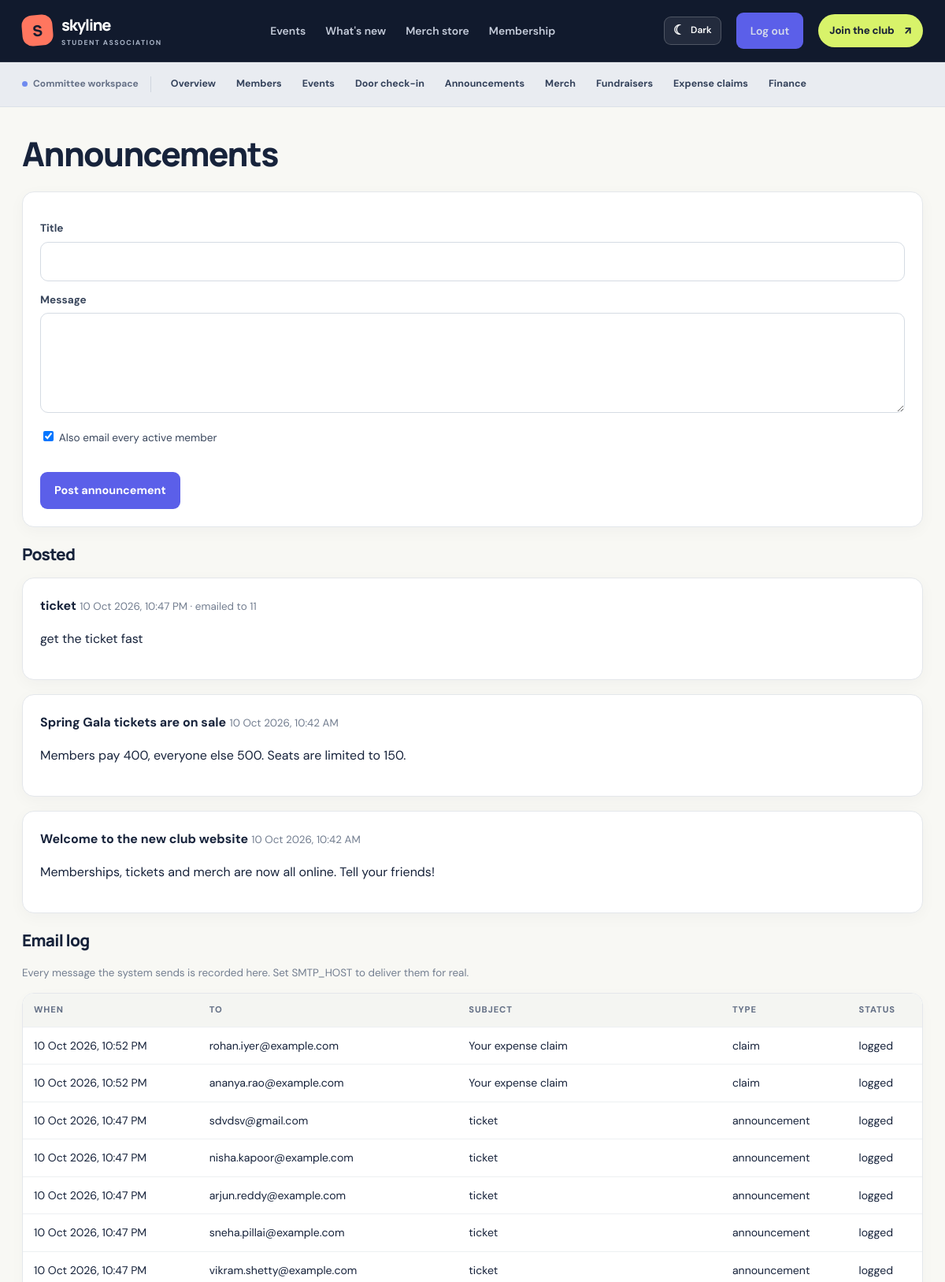
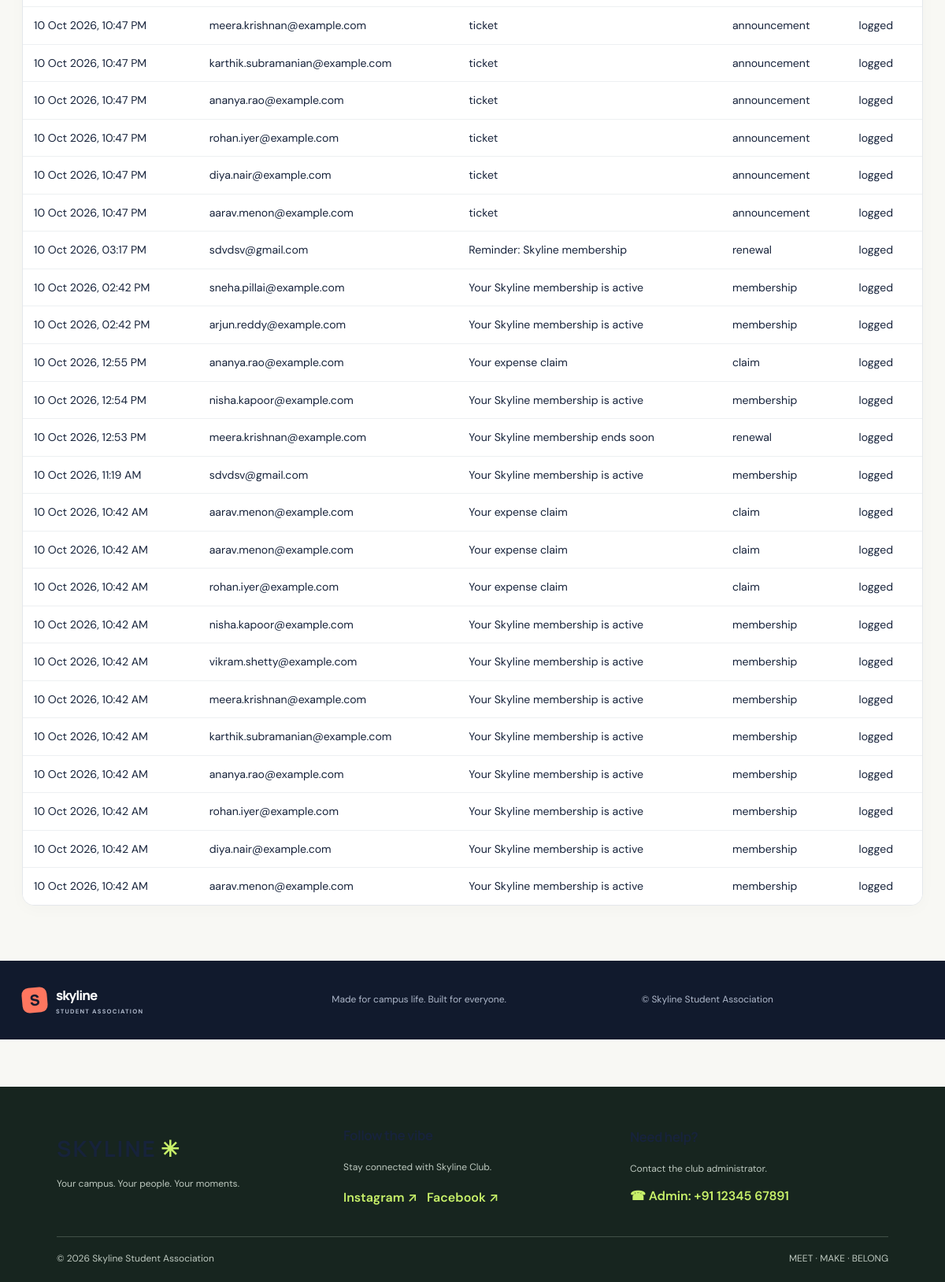
The page /admin/announcements (signed in) on the database its author committed (2 pictures, top to bottom).
### tables this page shows
CREATE TABLE announcements (
    id INTEGER PRIMARY KEY,
    title TEXT NOT NULL,
    body TEXT NOT NULL,
    created_at TEXT NOT NULL,
    emailed INTEGER NOT NULL DEFAULT 0
);

CREATE TABLE outbox (
    id INTEGER PRIMARY KEY,
    to_email TEXT NOT NULL,
    subject TEXT NOT NULL,
    body TEXT NOT NULL,
    kind TEXT NOT NULL,
    created_at TEXT NOT NULL,
    status TEXT NOT NULL
);

### app.py (the view, shortened to what this page needs)
@app.route('/admin/announcements', methods=['GET', 'POST'])
@admin_required
def admin_announcements():
    return render_template('admin_announcements.html', posts=query('SELECT * FROM announcements ORDER BY id DESC'),
                           outbox=query('SELECT * FROM outbox ORDER BY id DESC LIMIT 40'))

### app.py (called while the page is built)
@app.context_processor
def inject_csrf_token():
    from flask_wtf.csrf import generate_csrf
    return {"csrf_token": generate_csrf}

@app.template_filter('pretty')
def pretty_filter(value):
    if not value:
        return ''
    try:
        parsed = datetime.fromisoformat(value)
    except ValueError:
        return value
    if 'T' in value or ' ' in value:
        return parsed.strftime('%d %b %Y, %I:%M %p')
    return parsed.strftime('%d %b %Y')

@app.context_processor
def inject_globals():
    return {'is_admin': bool(session.get('admin')), 'status_of': member_status}

def admin_required(view):
    @wraps(view)
    def wrapper(*args, **kwargs):
        if not session.get('admin'):
            return redirect(url_for('login', next=request.full_path.rstrip('?')))
        return view(*args, **kwargs)
    return wrapper

### db.py (called while the page is built)
def get_db():
    if 'db' not in g:
        g.db = sqlite3.connect(DB_PATH)
        g.db.row_factory = sqlite3.Row
        g.db.execute('PRAGMA foreign_keys = ON')
    return g.db

def query(sql, args=(), one=False):
    cur = get_db().execute(sql, args)
    rows = cur.fetchall()
    cur.close()
    if one:
        return rows[0] if rows else None
    return rows

### templates/admin_announcements.html (shortened to what this page needs)
{% extends 'base.html' %}
{% block content %}
<h1>Announcements</h1>
<form method="post" class="card">
  <label>Title</label><input name="title" required>
  <label>Message</label><textarea name="body" rows="4" required></textarea>
  <label style="font-weight:400"><input type="checkbox" name="email_members" value="1" checked> Also email every active member</label><br>
  <button type="submit">Post announcement</button>
</form>
<h2>Posted</h2>
{% for p in posts %}<div class="card"><strong>{{ p.title }}</strong> <span class="muted">{{ p.created_at|pretty }}{% if p.emailed %} · emailed to {{ p.emailed }}{% endif %}</span><p style="white-space:pre-line">{{ p.body }}</p></div>
{% else %}<p class="muted">Nothing posted yet.</p>{% endfor %}
<h2>Email log</h2>
<p class="muted">Every message the system sends is recorded here. Set SMTP_HOST to deliver them for real.</p>
<div class="table-wrap"><table>
  <tr><th>When</th><th>To</th><th>Subject</th><th>Type</th><th>Status</th></tr>
  {% for o in outbox %}<tr><td>{{ o.created_at|pretty }}</td><td>{{ o.to_email }}</td><td>{{ o.subject }}</td><td>{{ o.kind }}</td><td>{{ o.status }}</td></tr>
  {% else %}<tr><td colspan="5" class="muted">No emails yet.</td></tr>{% endfor %}
</table></div>
{% endblock %}

### static/style.css (style rules this page uses)
:root { --ink: #17243b; --ink-deep: #101b31; --ink-soft: #283752; --paper: #f7f7f3; --white: #ffffff; --muted: #747e8e; --line: #e4e7e9; --lime: #d7f36a; --blue: #647df5; --brand: #536de8; --brand-dark: #3c52c5; --ok: #18794e; --warn: #a96510; --bad: #b42332; --shadow: 0 16px 42px rgba(23, 36, 59, .07); }
* { box-sizing: border-box; }
html { scroll-behavior: smooth; }
body { margin: 0; font-family: 'DM Sans', system-ui, -apple-system, 'Segoe UI', sans-serif; background: var(--paper); color: var(--ink); line-height: 1.6; -webkit-font-smoothing: antialiased; }
button, input, select, textarea { font: inherit; }
.btn, button { display: inline-flex; align-items: center; justify-content: center; gap: 12px; min-height: 44px; padding: 11px 17px; border: 1px solid transparent; border-radius: 9px; background: var(--brand); color: #fff; font-size: .9rem; font-weight: 700; cursor: pointer; text-decoration: none; transition: transform .18s ease, background .18s ease, box-shadow .18s ease; }
.muted { color: var(--muted); font-size: .84rem; }
h1, h2, h3, h4 { color: var(--ink); font-family: 'Manrope', sans-serif; letter-spacing: -.035em; }
main h1 { margin: .2em 0 .55em; font-size: clamp(1.9rem, 4vw, 2.65rem); font-weight: 800; line-height: 1.12; }
main h2 { margin: .2em 0 .65em; font-size: 1.3rem; font-weight: 800; }
main p { line-height: 1.65; }
.card { padding: 22px; margin-bottom: 18px; border: 1px solid var(--line); border-radius: 13px; background: #fff; box-shadow: 0 3px 12px rgba(23,36,59,.025); }
label { display: block; margin: 13px 0 6px; color: #39465c; font-size: .85rem; font-weight: 700; }
input, select, textarea { width: 100%; padding: 11px 12px; border: 1px solid #d5dbe3; border-radius: 9px; outline: none; background: #fff; color: var(--ink); transition: border-color .15s ease, box-shadow .15s ease; }
input[type=checkbox], input[type=radio] { width: auto; }
.table-wrap { overflow-x: auto; border: 1px solid var(--line); border-radius: 11px; background: #fff; }
table { width: 100%; border-collapse: collapse; background: #fff; }
th, td { padding: 12px 14px; border-bottom: 1px solid #edf0f2; text-align: left; vertical-align: top; font-size: .88rem; }
th { background: #f2f4f7; color: #657187; font-size: .7rem; font-weight: 800; text-transform: uppercase; letter-spacing: .08em; }
tr:last-child td { border-bottom: 0; }
:root { --ink:#17233b;--ink-deep:#111a2d;--ink-soft:#293854;--paper:#f8f8f4;--white:#fff;--muted:#737e90;--line:#e4e7eb;--lime:#d8f36a;--blue:#5865f2;--brand:#5b5fe9;--brand-dark:#4248c9;--coral:#ff765f;--ok:#18794e;--warn:#a96510;--bad:#b42332;--shadow:0 18px 48px rgba(23,35,59,.10) }
body { background:#f8f8f4;color:var(--ink) }
.card,.table-wrap,.ticket,.col { border-radius:15px }
.card { box-shadow:0 5px 20px rgba(23,36,59,.035) }
.table-wrap { box-shadow:0 5px 20px rgba(23,36,59,.025) }
th { background:#f4f5f2 }
input,select,textarea { border-radius:10px }

### rows shown on the page
announcements: title "ticket", created_at|pretty "10 Oct 2026, 10:47 PM", emailed "11", body "get the ticket fast"
announcements: title "Spring Gala tickets are on sale", created_at|pretty "10 Oct 2026, 10:42 AM", body "Members pay 400, everyone else 500. Seats are limited to 150."
announcements: title "Welcome to the new club website", created_at|pretty "10 Oct 2026, 10:42 AM", body "Memberships, tickets and merch are now all online. Tell your friends!"
outbox: created_at|pretty "10 Oct 2026, 10:52 PM", to_email "rohan.iyer@example.com", subject "Your expense claim", kind "claim", status "logged"
outbox: created_at|pretty "10 Oct 2026, 10:52 PM", to_email "ananya.rao@example.com", subject "Your expense claim", kind "claim", status "logged"
outbox: created_at|pretty "10 Oct 2026, 10:47 PM", to_email "sdvdsv@gmail.com", subject "ticket", kind "announcement", status "logged"
outbox: created_at|pretty "10 Oct 2026, 10:47 PM", to_email "nisha.kapoor@example.com", subject "ticket", kind "announcement", status "logged"
outbox: created_at|pretty "10 Oct 2026, 10:47 PM", to_email "arjun.reddy@example.com", subject "ticket", kind "announcement", status "logged"
outbox: created_at|pretty "10 Oct 2026, 10:47 PM", to_email "sneha.pillai@example.com", subject "ticket", kind "announcement", status "logged"
outbox: created_at|pretty "10 Oct 2026, 10:47 PM", to_email "vikram.shetty@example.com", subject "ticket", kind "announcement", status "logged"
outbox: created_at|pretty "10 Oct 2026, 10:47 PM", to_email "meera.krishnan@example.com", subject "ticket", kind "announcement", status "logged"
outbox: created_at|pretty "10 Oct 2026, 10:47 PM", to_email "karthik.subramanian@example.com", subject "ticket", kind "announcement", status "logged"
outbox: created_at|pretty "10 Oct 2026, 10:47 PM", to_email "ananya.rao@example.com", subject "ticket", kind "announcement", status "logged"
outbox: created_at|pretty "10 Oct 2026, 10:47 PM", to_email "rohan.iyer@example.com", subject "ticket", kind "announcement", status "logged"
outbox: created_at|pretty "10 Oct 2026, 10:47 PM", to_email "diya.nair@example.com", subject "ticket", kind "announcement", status "logged"
outbox: created_at|pretty "10 Oct 2026, 10:47 PM", to_email "aarav.menon@example.com", subject "ticket", kind "announcement", status "logged"
outbox: created_at|pretty "10 Oct 2026, 03:17 PM", to_email "sdvdsv@gmail.com", subject "Reminder: Skyline membership", kind "renewal", status "logged"
outbox: created_at|pretty "10 Oct 2026, 02:42 PM", to_email "sneha.pillai@example.com", subject "Your Skyline membership is active", kind "membership", status "logged"
outbox: created_at|pretty "10 Oct 2026, 02:42 PM", to_email "arjun.reddy@example.com", subject "Your Skyline membership is active", kind "membership", status "logged"
outbox: created_at|pretty "10 Oct 2026, 12:55 PM", to_email "ananya.rao@example.com", subject "Your expense claim", kind "claim", status "logged"
outbox: created_at|pretty "10 Oct 2026, 12:54 PM", to_email "nisha.kapoor@example.com", subject "Your Skyline membership is active", kind "membership", status "logged"
outbox: created_at|pretty "10 Oct 2026, 12:53 PM", to_email "meera.krishnan@example.com", subject "Your Skyline membership ends soon", kind "renewal", status "logged"
outbox: created_at|pretty "10 Oct 2026, 11:19 AM", to_email "sdvdsv@gmail.com", subject "Your Skyline membership is active", kind "membership", status "logged"
outbox: created_at|pretty "10 Oct 2026, 10:42 AM", to_email "aarav.menon@example.com", subject "Your expense claim", kind "claim", status "logged"
outbox: created_at|pretty "10 Oct 2026, 10:42 AM", to_email "aarav.menon@example.com", subject "Your expense claim", kind "claim", status "logged"
outbox: created_at|pretty "10 Oct 2026, 10:42 AM", to_email "rohan.iyer@example.com", subject "Your expense claim", kind "claim", status "logged"
outbox: created_at|pretty "10 Oct 2026, 10:42 AM", to_email "nisha.kapoor@example.com", subject "Your Skyline membership is active", kind "membership", status "logged"
outbox: created_at|pretty "10 Oct 2026, 10:42 AM", to_email "vikram.shetty@example.com", subject "Your Skyline membership is active", kind "membership", status "logged"
outbox: created_at|pretty "10 Oct 2026, 10:42 AM", to_email "meera.krishnan@example.com", subject "Your Skyline membership is active", kind "membership", status "logged"
outbox: created_at|pretty "10 Oct 2026, 10:42 AM", to_email "karthik.subramanian@example.com", subject "Your Skyline membership is active", kind "membership", status "logged"
outbox: created_at|pretty "10 Oct 2026, 10:42 AM", to_email "ananya.rao@example.com", subject "Your Skyline membership is active", kind "membership", status "logged"
outbox: created_at|pretty "10 Oct 2026, 10:42 AM", to_email "rohan.iyer@example.com", subject "Your Skyline membership is active", kind "membership", status "logged"
outbox: created_at|pretty "10 Oct 2026, 10:42 AM", to_email "diya.nair@example.com", subject "Your Skyline membership is active", kind "membership", status "logged"
outbox: created_at|pretty "10 Oct 2026, 10:42 AM", to_email "aarav.menon@example.com", subject "Your Skyline membership is active", kind "membership", status "logged"
